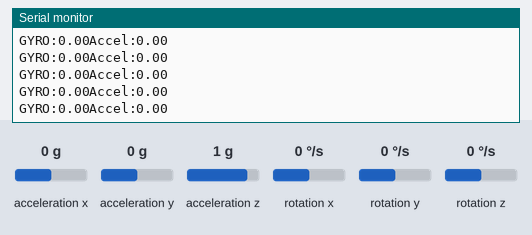
This sketch was run on a simulated Arduino Uno, built with avr-gcc and run on an emulated ATmega328P. Parts: the last lines printed to the serial monitor. Wiring (inferred from the names in the program): MPU-6050 motion sensor at I2C address 0x68. The inputs (shaded band) are chosen by the test bench; at power-on: acceleration x 0 g, rotation y 0 °/s, acceleration y 0 g, acceleration z 1 g, rotation x 0 °/s, rotation z 0 °/s.

Above: at 1.2 s.
1.3 s: acceleration x set to -1.4 g
At 1.58 s:
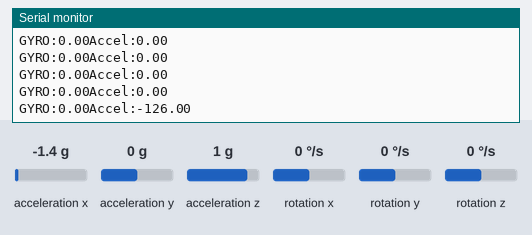
2.8 s: rotation y set to -192 °/s
At 3.0 s:
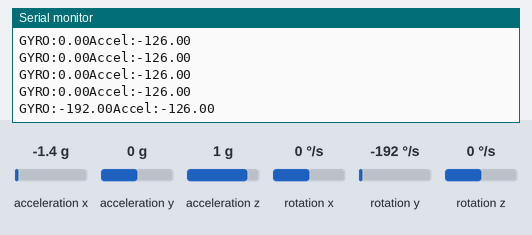
4.3 s: acceleration x set to -0.8 g
At 4.42 s:
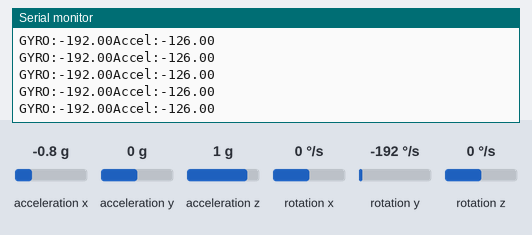
Timing chart, 0 to 7.3 s (numbered marks = the images above; inputs shaded):
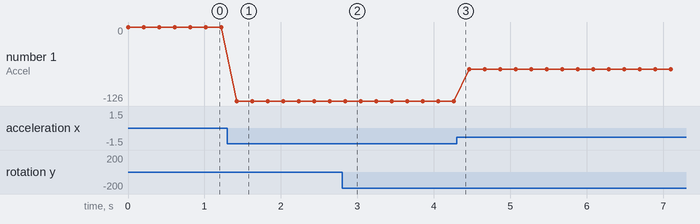

Measured:
- after the input at 1.3 s, the serial monitor: prints a new line after 0.12 s (image 1)
- after the input at 2.8 s, the serial monitor: prints a new line at once (image 2)
- plotted number 1: 0 → -126 after the input at 1.3 s, -126 → -72 after the input at 4.3 s

The sketch:

MPU_6050_MiniCode.ino
```cpp
//This code was originally developed by arduino.cc user Krodal
// I have just cropped it a little to make a MPU6050 Class
//that I can use in my projects. If you find this class useful,
//please share it freely with other people

#include <Wire.h>

#define MPU6050_WHO_AM_I           0x75   // R
#define MPU6050_PWR_MGMT_1         0x6B   // R/W
#define MPU6050_PWR_MGMT_2         0x6C   // R/W
#define MPU6050_ACCEL_XOUT_H       0x3B   // R

// Default I2C address 0X68, if AD0 pin is high, address is 0x69

#define MPU6050_I2C_ADDRESS 0x68

typedef union accel_t_gyro_union
{
  struct
  {
    uint8_t x_accel_h;
    uint8_t x_accel_l;
    uint8_t y_accel_h;
    uint8_t y_accel_l;
    uint8_t z_accel_h;
    uint8_t z_accel_l;
    uint8_t t_h;
    uint8_t t_l;
    uint8_t x_gyro_h;
    uint8_t x_gyro_l;
    uint8_t y_gyro_h;
    uint8_t y_gyro_l;
    uint8_t z_gyro_h;
    uint8_t z_gyro_l;
  } reg;
  struct
  {
    int16_t x_accel;
    int16_t y_accel;
    int16_t z_accel;
    int16_t temperature;
    int16_t x_gyro;
    int16_t y_gyro;
    int16_t z_gyro;
  } value;
};


void setup()
{
  int error;

  uint8_t c;

  // Initialize the 'Wire' class for the I2C-bus.
  Wire.begin();

  error = MPU6050_read (MPU6050_WHO_AM_I, &c, 1);

  error = MPU6050_read (MPU6050_PWR_MGMT_2, &c, 1);

  // Clear the 'sleep' bit to start the sensor.

  MPU6050_write_reg (MPU6050_PWR_MGMT_1, 0);

  Serial.begin(9600);

}

void loop()
{
  int error;
  double dT;

  accel_t_gyro_union accel_t_gyro;

  error = MPU6050_read (MPU6050_ACCEL_XOUT_H, (uint8_t *) &accel_t_gyro, sizeof(accel_t_gyro));

  uint8_t swap;

  #define SWAP(x,y) swap = x; x = y; y = swap

  SWAP (accel_t_gyro.reg.x_accel_h, accel_t_gyro.reg.x_accel_l);
  SWAP (accel_t_gyro.reg.y_accel_h, accel_t_gyro.reg.y_accel_l);
  SWAP (accel_t_gyro.reg.z_accel_h, accel_t_gyro.reg.z_accel_l);
  SWAP (accel_t_gyro.reg.t_h, accel_t_gyro.reg.t_l);
  SWAP (accel_t_gyro.reg.x_gyro_h, accel_t_gyro.reg.x_gyro_l);
  SWAP (accel_t_gyro.reg.y_gyro_h, accel_t_gyro.reg.y_gyro_l);
  SWAP (accel_t_gyro.reg.z_gyro_h, accel_t_gyro.reg.z_gyro_l);


float a = accel_t_gyro.value.y_gyro/131;
float b = accel_t_gyro.value.x_accel/182;

Serial.print("GYRO:");
Serial.print(a);
Serial.print("Accel:");
Serial.println(b);


delay(200);

}


int MPU6050_read(int start, uint8_t *buffer, int size)
{
  int i, n, error;

  Wire.beginTransmission(MPU6050_I2C_ADDRESS);
  n = Wire.write(start);
  if (n != 1)
    return (-10);

  n = Wire.endTransmission(false);    // hold the I2C-bus
  if (n != 0)
    return (n);

  // Third parameter is true: relase I2C-bus after data is read.
  Wire.requestFrom(MPU6050_I2C_ADDRESS, size, true);
  i = 0;
  while(Wire.available() && i<size)
  {
    buffer[i++]=Wire.read();
  }
  if ( i != size)
    return (-11);

  return (0);  // return : no error
}


int MPU6050_write(int start, const uint8_t *pData, int size)
{
  int n, error;

  Wire.beginTransmission(MPU6050_I2C_ADDRESS);
  n = Wire.write(start);        // write the start address
  if (n != 1)
    return (-20);

  n = Wire.write(pData, size);  // write data bytes
  if (n != size)
    return (-21);

  error = Wire.endTransmission(true); // release the I2C-bus
  if (error != 0)
    return (error);

  return (0);         // return : no error
}

int MPU6050_write_reg(int reg, uint8_t data)
{
  int error;

  error = MPU6050_write(reg, &data, 1);

  return (error);
}
```
